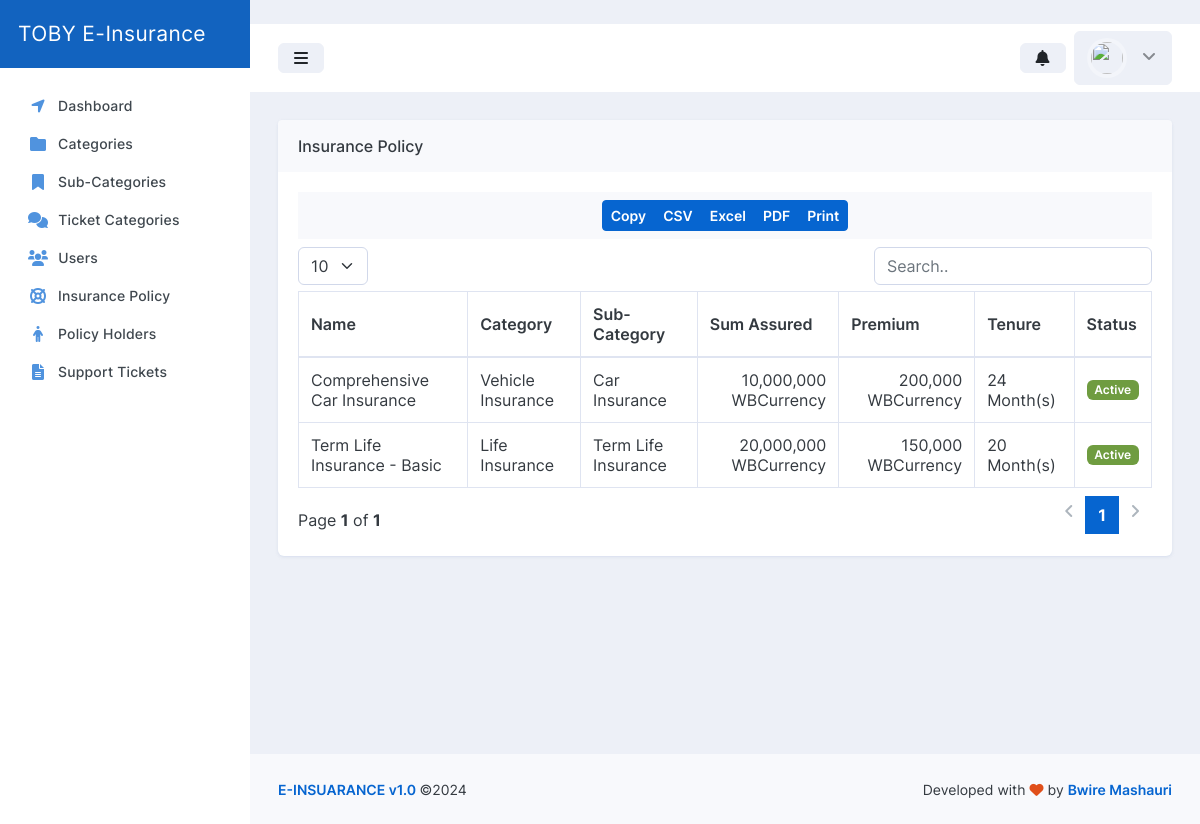
/Script/staff/pages/policy.php, run on the app's committed database.
### tables this page shows
CREATE TABLE `tbl_insuarance_policy` (
  `id` int(10) NOT NULL AUTO_INCREMENT,
  `name` varchar(100) NOT NULL,
  `category` int(10) NOT NULL,
  `sub_category` int(10) NOT NULL,
  `sum_assured` double NOT NULL,
  `premium` double NOT NULL,
  `tenture` int(10) NOT NULL,
  `status` int(1) NOT NULL DEFAULT 1,
  PRIMARY KEY (`id`),
  KEY `category` (`category`),
  KEY `sub_category` (`sub_category`),
  CONSTRAINT `tbl_insuarance_policy_ibfk_1` FOREIGN KEY (`category`) REFERENCES `tbl_insuarance_category` (`id`) ON DELETE CASCADE ON UPDATE CASCADE,
  CONSTRAINT `tbl_insuarance_policy_ibfk_2` FOREIGN KEY (`sub_category`) REFERENCES `tbl_insuarance_sub_category` (`id`) ON DELETE CASCADE ON UPDATE CASCADE
);

CREATE TABLE `tbl_insuarance_category` (
  `id` int(10) NOT NULL AUTO_INCREMENT,
  `name` varchar(100) NOT NULL,
  `status` int(1) NOT NULL DEFAULT 1,
  PRIMARY KEY (`id`)
);

CREATE TABLE `tbl_insuarance_sub_category` (
  `id` int(10) NOT NULL AUTO_INCREMENT,
  `category` int(10) NOT NULL,
  `name` varchar(100) NOT NULL,
  `status` int(1) NOT NULL DEFAULT 1,
  PRIMARY KEY (`id`),
  KEY `category` (`category`),
  CONSTRAINT `tbl_insuarance_sub_category_ibfk_1` FOREIGN KEY (`category`) REFERENCES `tbl_insuarance_category` (`id`) ON DELETE CASCADE ON UPDATE CASCADE
);

### Script/staff/pages/policy.php (the view, shortened to what this page needs)
﻿<!doctype html>
<html lang="en">
<head>
<link rel="stylesheet" id="css-main" href="assets/css/dashmix.min-5.4.css">
<link rel="stylesheet" href="assets/js/plugins/datatables-bs5/css/dataTables.bootstrap5.min.css">
<link rel="stylesheet" href="assets/js/plugins/datatables-buttons-bs5/css/buttons.bootstrap5.min.css">
<link rel="stylesheet" href="assets/js/plugins/datatables-responsive-bs5/css/responsive.bootstrap5.min.css">
<link type="text/css" rel="stylesheet" href="assets/loader/waitMe.css">
<?php if (Theme !== "") { print '<link rel="stylesheet" id="css-theme" href="assets/css/themes/'.Theme.'">'; } ?>
</head>
<body>
<div id="page-container" class="sidebar-o <?php echo Header; ?> enable-page-overlay side-scroll <?php echo Sidebar; ?> <?php echo PageHeader; ?> <?php echo Sidebar_Min; ?> <?php echo Sidebar_Pos; ?> <?php echo Header; ?> <?php echo MainContent; ?>">
<?php require_once('main_nav.php'); ?>
<main id="main-container">
<div class="content">
<div class="block block-rounded">
<div class="block-header block-header-default">
<h3 class="block-title">
Insurance Policy
</h3>
</div>
<div class="block-content block-content-full">
<table class="table table-bordered table-vcenter js-dataTable-buttons">
<thead>
<tr>
<th>Name</th>
<th>Category</th>
<th>Sub-Category</th>
<th>Sum Assured</th>
<th>Premium</th>
<th>Tenure</th>
<th style="width: 5%;">Status</th>
</tr>
</thead>
<tbody>
<?php
try {
$conn = new PDO('mysql:host='.DBHost.';dbname='.DBName.';charset='.DBCharset.';collation='.DBCollation.';prefix='.DBPrefix.'', DBUser, DBPass);
$conn->setAttribute(PDO::ATTR_ERRMODE, PDO::ERRMODE_EXCEPTION);
$stmt = $conn->prepare("SELECT * FROM tbl_insuarance_policy LEFT JOIN tbl_insuarance_category ON tbl_insuarance_policy.category = tbl_insuarance_category.id LEFT JOIN tbl_insuarance_sub_category ON tbl_insuarance_policy.sub_category = tbl_insuarance_sub_category.id ORDER BY tbl_insuarance_policy.name");
$stmt->execute();
$result = $stmt->fetchAll();
foreach($result as $row)
{
?>
<tr>
<td class="">
<?php echo $row[1]; ?>
</td>
<td class="">
<?php echo $row[9]; ?>
</td>
<td class="">
<?php echo $row[13]; ?>
</td>
<td class="" align="right">
<?php echo number_format($row[4]); ?> <?php echo WBCurrency; ?>
</td>
<td class="" align="right">
<?php echo number_format($row[5]); ?> <?php echo WBCurrency; ?>
</td>
<td class="">
<?php echo $row[6]; ?> Month(s)
</td>
<td class=" text-center">
<?php
switch ($row[7]) {
case '1':
?><span class="badge bg-success">Active</span><?php
break;
?><span class="badge bg-danger">Inactive</span><?php
}
?>
</td>
</tr>
<?php
}
}catch(PDOException $e)
{
echo "Connection failed: " . $e->getMessage();
}
?>
</tbody>
</table>
</div>
</div>
</div>
</main>
</div>
</body>
</html>

### data on the page
tbl_insuarance_policy: name "Comprehensive Car Insurance", category.name "Vehicle Insurance", sub_category.name "Car Insurance", sum_assured "10,000,000", premium "200,000", tenture "24", status "Active"
tbl_insuarance_policy: name "Term Life Insurance - Basic", category.name "Life Insurance", sub_category.name "Term Life Insurance", sum_assured "20,000,000", premium "150,000", tenture "20", status "Active"
